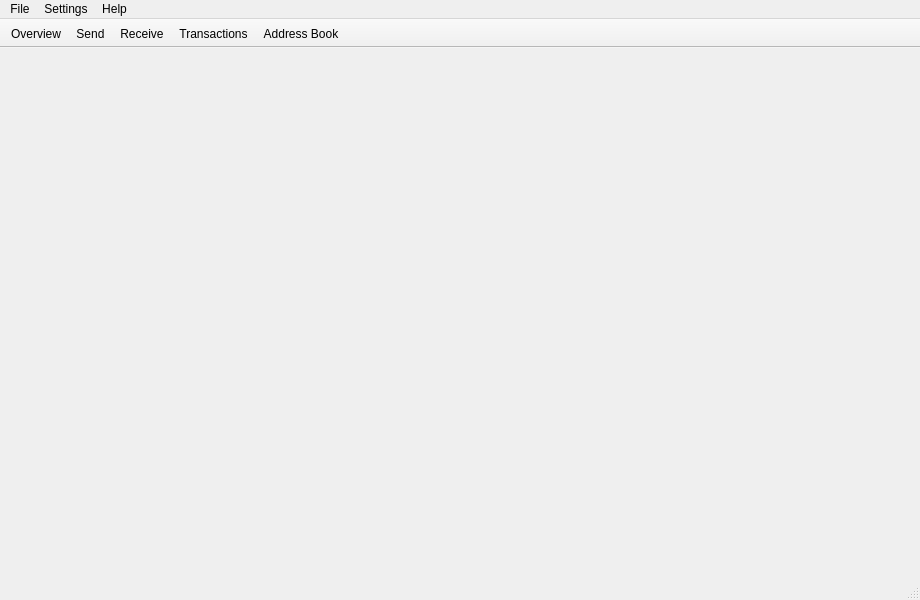
<?xml version="1.0" encoding="UTF-8"?>
<ui version="4.0">
 <class>MainWindow</class>
 <widget class="QMainWindow" name="MainWindow">
  <property name="geometry">
   <rect>
    <x>0</x>
    <y>0</y>
    <width>920</width>
    <height>600</height>
   </rect>
  </property>
  <property name="sizePolicy">
   <sizepolicy hsizetype="Preferred" vsizetype="Preferred">
    <horstretch>0</horstretch>
    <verstretch>0</verstretch>
   </sizepolicy>
  </property>
  <property name="minimumSize">
   <size>
    <width>0</width>
    <height>0</height>
   </size>
  </property>
  <property name="maximumSize">
   <size>
    <width>16777215</width>
    <height>16777215</height>
   </size>
  </property>
  <property name="windowTitle">
   <string>MainWindow</string>
  </property>
  <property name="windowIcon">
   <iconset resource="../../resources.qrc">
    <normaloff>:/images/cryptonote</normaloff>:/images/cryptonote</iconset>
  </property>
  <widget class="QWidget" name="centralwidget">
   <layout class="QHBoxLayout" name="horizontalLayout">
    <property name="spacing">
     <number>0</number>
    </property>
    <property name="leftMargin">
     <number>0</number>
    </property>
    <property name="topMargin">
     <number>0</number>
    </property>
    <property name="rightMargin">
     <number>0</number>
    </property>
    <property name="bottomMargin">
     <number>0</number>
    </property>
    <item>
     <widget class="WalletGui::OverviewFrame" name="m_overviewFrame">
      <property name="frameShape">
       <enum>QFrame::NoFrame</enum>
      </property>
      <property name="frameShadow">
       <enum>QFrame::Raised</enum>
      </property>
     </widget>
    </item>
    <item>
     <widget class="WalletGui::SendFrame" name="m_sendFrame">
      <property name="frameShape">
       <enum>QFrame::NoFrame</enum>
      </property>
      <property name="frameShadow">
       <enum>QFrame::Raised</enum>
      </property>
     </widget>
    </item>
    <item>
     <widget class="WalletGui::ReceiveFrame" name="m_receiveFrame">
      <property name="frameShape">
       <enum>QFrame::NoFrame</enum>
      </property>
      <property name="frameShadow">
       <enum>QFrame::Raised</enum>
      </property>
     </widget>
    </item>
    <item>
     <widget class="WalletGui::TransactionsFrame" name="m_transactionsFrame">
      <property name="frameShape">
       <enum>QFrame::NoFrame</enum>
      </property>
      <property name="frameShadow">
       <enum>QFrame::Raised</enum>
      </property>
     </widget>
    </item>
    <item>
     <widget class="WalletGui::AddressBookFrame" name="m_addressBookFrame">
      <property name="frameShape">
       <enum>QFrame::NoFrame</enum>
      </property>
      <property name="frameShadow">
       <enum>QFrame::Raised</enum>
      </property>
     </widget>
    </item>
   </layout>
  </widget>
  <widget class="QMenuBar" name="menubar">
   <property name="geometry">
    <rect>
     <x>0</x>
     <y>0</y>
     <width>920</width>
     <height>27</height>
    </rect>
   </property>
   <widget class="QMenu" name="menuFile">
    <property name="title">
     <string>File</string>
    </property>
    <addaction name="m_createWalletAction"/>
    <addaction name="m_openWalletAction"/>
    <addaction name="m_backupWalletAction"/>
    <addaction name="m_exitAction"/>
   </widget>
   <widget class="QMenu" name="menuSettings">
    <property name="title">
     <string>Settings</string>
    </property>
    <addaction name="m_encryptWalletAction"/>
    <addaction name="m_changePasswordAction"/>
    <addaction name="separator"/>
    <addaction name="m_startOnLoginAction"/>
    <addaction name="m_minimizeToTrayAction"/>
    <addaction name="m_closeToTrayAction"/>
   </widget>
   <widget class="QMenu" name="menuHelp">
    <property name="title">
     <string>Help</string>
    </property>
    <addaction name="m_aboutCryptonoteAction"/>
    <addaction name="m_aboutQtAction"/>
   </widget>
   <addaction name="menuFile"/>
   <addaction name="menuSettings"/>
   <addaction name="menuHelp"/>
  </widget>
  <widget class="QToolBar" name="toolBar">
   <property name="windowTitle">
    <string>toolBar</string>
   </property>
   <property name="movable">
    <bool>false</bool>
   </property>
   <property name="toolButtonStyle">
    <enum>Qt::ToolButtonTextBesideIcon</enum>
   </property>
   <attribute name="toolBarArea">
    <enum>TopToolBarArea</enum>
   </attribute>
   <attribute name="toolBarBreak">
    <bool>false</bool>
   </attribute>
   <addaction name="m_overviewAction"/>
   <addaction name="m_sendAction"/>
   <addaction name="m_receiveAction"/>
   <addaction name="m_transactionsAction"/>
   <addaction name="m_addressBookAction"/>
  </widget>
  <widget class="QStatusBar" name="statusBar"/>
  <action name="m_overviewAction">
   <property name="checkable">
    <bool>true</bool>
   </property>
   <property name="enabled">
    <bool>true</bool>
   </property>
   <property name="icon">
    <iconset resource="../../resources.qrc">
     <normaloff>:/icons/overview</normaloff>:/icons/overview</iconset>
   </property>
   <property name="text">
    <string>Overview</string>
   </property>
  </action>
  <action name="m_sendAction">
   <property name="checkable">
    <bool>true</bool>
   </property>
   <property name="enabled">
    <bool>true</bool>
   </property>
   <property name="icon">
    <iconset resource="../../resources.qrc">
     <normaloff>:/icons/send</normaloff>:/icons/send</iconset>
   </property>
   <property name="text">
    <string>Send</string>
   </property>
  </action>
  <action name="m_receiveAction">
   <property name="checkable">
    <bool>true</bool>
   </property>
   <property name="enabled">
    <bool>true</bool>
   </property>
   <property name="icon">
    <iconset resource="../../resources.qrc">
     <normaloff>:/icons/receive</normaloff>:/icons/receive</iconset>
   </property>
   <property name="text">
    <string>Receive</string>
   </property>
  </action>
  <action name="m_transactionsAction">
   <property name="checkable">
    <bool>true</bool>
   </property>
   <property name="enabled">
    <bool>true</bool>
   </property>
   <property name="icon">
    <iconset resource="../../resources.qrc">
     <normaloff>:/icons/transactions</normaloff>:/icons/transactions</iconset>
   </property>
   <property name="text">
    <string>Transactions</string>
   </property>
  </action>
  <action name="m_exitAction">
   <property name="enabled">
    <bool>true</bool>
   </property>
   <property name="text">
    <string>Exit</string>
   </property>
   <property name="shortcut">
    <string>Ctrl+Q</string>
   </property>
  </action>
  <action name="m_addressBookAction">
   <property name="checkable">
    <bool>true</bool>
   </property>
   <property name="enabled">
    <bool>true</bool>
   </property>
   <property name="icon">
    <iconset resource="../../resources.qrc">
     <normaloff>:/icons/address-book</normaloff>:/icons/address-book</iconset>
   </property>
   <property name="text">
    <string>Address Book</string>
   </property>
  </action>
  <action name="m_createWalletAction">
   <property name="enabled">
    <bool>true</bool>
   </property>
   <property name="text">
    <string>Create wallet</string>
   </property>
  </action>
  <action name="m_openWalletAction">
   <property name="enabled">
    <bool>true</bool>
   </property>
   <property name="text">
    <string>Open wallet</string>
   </property>
  </action>
  <action name="m_encryptWalletAction">
   <property name="enabled">
    <bool>true</bool>
   </property>
   <property name="text">
    <string>Encrypt wallet</string>
   </property>
  </action>
  <action name="m_changePasswordAction">
   <property name="enabled">
    <bool>true</bool>
   </property>
   <property name="text">
    <string>Change password</string>
   </property>
   <property name="toolTip">
    <string>Change password</string>
   </property>
  </action>
  <action name="m_aboutCryptonoteAction">
   <property name="enabled">
    <bool>true</bool>
   </property>
   <property name="text">
    <string>About</string>
   </property>
  </action>
  <action name="m_aboutQtAction">
   <property name="enabled">
    <bool>true</bool>
   </property>
   <property name="text">
    <string>About Qt</string>
   </property>
  </action>
  <action name="m_backupWalletAction">
   <property name="enabled">
    <bool>true</bool>
   </property>
   <property name="text">
    <string>Backup wallet</string>
   </property>
  </action>
  <action name="m_startOnLoginAction">
   <property name="checkable">
    <bool>true</bool>
   </property>
   <property name="text">
    <string>Start on system login</string>
   </property>
  </action>
  <action name="m_minimizeToTrayAction">
   <property name="checkable">
    <bool>true</bool>
   </property>
   <property name="text">
    <string>Minimize to tray</string>
   </property>
  </action>
  <action name="m_closeToTrayAction">
   <property name="checkable">
    <bool>true</bool>
   </property>
   <property name="text">
    <string>Close to tray</string>
   </property>
  </action>
 </widget>
 <customwidgets>
  <customwidget>
   <class>WalletGui::OverviewFrame</class>
   <extends>QFrame</extends>
   <header>gui/OverviewFrame.h</header>
   <container>1</container>
  </customwidget>
  <customwidget>
   <class>WalletGui::SendFrame</class>
   <extends>QFrame</extends>
   <header>gui/SendFrame.h</header>
   <container>1</container>
  </customwidget>
  <customwidget>
   <class>WalletGui::ReceiveFrame</class>
   <extends>QFrame</extends>
   <header>gui/ReceiveFrame.h</header>
   <container>1</container>
  </customwidget>
  <customwidget>
   <class>WalletGui::TransactionsFrame</class>
   <extends>QFrame</extends>
   <header>gui/TransactionsFrame.h</header>
   <container>1</container>
  </customwidget>
  <customwidget>
   <class>WalletGui::AddressBookFrame</class>
   <extends>QFrame</extends>
   <header>gui/AddressBookFrame.h</header>
   <container>1</container>
  </customwidget>
 </customwidgets>
 <resources>
  <include location="../../resources.qrc"/>
 </resources>
 <connections>
  <connection>
   <sender>m_overviewAction</sender>
   <signal>toggled(bool)</signal>
   <receiver>m_overviewFrame</receiver>
   <slot>setVisible(bool)</slot>
   <hints>
    <hint type="sourcelabel">
     <x>-1</x>
     <y>-1</y>
    </hint>
    <hint type="destinationlabel">
     <x>112</x>
     <y>333</y>
    </hint>
   </hints>
  </connection>
  <connection>
   <sender>m_sendAction</sender>
   <signal>toggled(bool)</signal>
   <receiver>m_sendFrame</receiver>
   <slot>setVisible(bool)</slot>
   <hints>
    <hint type="sourcelabel">
     <x>-1</x>
     <y>-1</y>
    </hint>
    <hint type="destinationlabel">
     <x>337</x>
     <y>333</y>
    </hint>
   </hints>
  </connection>
  <connection>
   <sender>m_receiveAction</sender>
   <signal>toggled(bool)</signal>
   <receiver>m_receiveFrame</receiver>
   <slot>setVisible(bool)</slot>
   <hints>
    <hint type="sourcelabel">
     <x>-1</x>
     <y>-1</y>
    </hint>
    <hint type="destinationlabel">
     <x>562</x>
     <y>333</y>
    </hint>
   </hints>
  </connection>
  <connection>
   <sender>m_transactionsAction</sender>
   <signal>toggled(bool)</signal>
   <receiver>m_transactionsFrame</receiver>
   <slot>setVisible(bool)</slot>
   <hints>
    <hint type="sourcelabel">
     <x>-1</x>
     <y>-1</y>
    </hint>
    <hint type="destinationlabel">
     <x>787</x>
     <y>333</y>
    </hint>
   </hints>
  </connection>
  <connection>
   <sender>m_addressBookAction</sender>
   <signal>toggled(bool)</signal>
   <receiver>m_addressBookFrame</receiver>
   <slot>setVisible(bool)</slot>
   <hints>
    <hint type="sourcelabel">
     <x>-1</x>
     <y>-1</y>
    </hint>
    <hint type="destinationlabel">
     <x>809</x>
     <y>320</y>
    </hint>
   </hints>
  </connection>
  <connection>
   <sender>m_createWalletAction</sender>
   <signal>triggered()</signal>
   <receiver>MainWindow</receiver>
   <slot>createWallet()</slot>
   <hints>
    <hint type="sourcelabel">
     <x>-1</x>
     <y>-1</y>
    </hint>
    <hint type="destinationlabel">
     <x>449</x>
     <y>299</y>
    </hint>
   </hints>
  </connection>
  <connection>
   <sender>m_openWalletAction</sender>
   <signal>triggered()</signal>
   <receiver>MainWindow</receiver>
   <slot>openWallet()</slot>
   <hints>
    <hint type="sourcelabel">
     <x>-1</x>
     <y>-1</y>
    </hint>
    <hint type="destinationlabel">
     <x>449</x>
     <y>299</y>
    </hint>
   </hints>
  </connection>
  <connection>
   <sender>m_encryptWalletAction</sender>
   <signal>triggered()</signal>
   <receiver>MainWindow</receiver>
   <slot>encryptWallet()</slot>
   <hints>
    <hint type="sourcelabel">
     <x>-1</x>
     <y>-1</y>
    </hint>
    <hint type="destinationlabel">
     <x>449</x>
     <y>299</y>
    </hint>
   </hints>
  </connection>
  <connection>
   <sender>m_changePasswordAction</sender>
   <signal>triggered()</signal>
   <receiver>MainWindow</receiver>
   <slot>encryptWallet()</slot>
   <hints>
    <hint type="sourcelabel">
     <x>-1</x>
     <y>-1</y>
    </hint>
    <hint type="destinationlabel">
     <x>449</x>
     <y>299</y>
    </hint>
   </hints>
  </connection>
  <connection>
   <sender>m_aboutQtAction</sender>
   <signal>triggered()</signal>
   <receiver>MainWindow</receiver>
   <slot>aboutQt()</slot>
   <hints>
    <hint type="sourcelabel">
     <x>-1</x>
     <y>-1</y>
    </hint>
    <hint type="destinationlabel">
     <x>449</x>
     <y>299</y>
    </hint>
   </hints>
  </connection>
  <connection>
   <sender>m_backupWalletAction</sender>
   <signal>triggered()</signal>
   <receiver>MainWindow</receiver>
   <slot>backupWallet()</slot>
   <hints>
    <hint type="sourcelabel">
     <x>-1</x>
     <y>-1</y>
    </hint>
    <hint type="destinationlabel">
     <x>449</x>
     <y>299</y>
    </hint>
   </hints>
  </connection>
  <connection>
   <sender>m_aboutCryptonoteAction</sender>
   <signal>triggered()</signal>
   <receiver>MainWindow</receiver>
   <slot>about()</slot>
   <hints>
    <hint type="sourcelabel">
     <x>-1</x>
     <y>-1</y>
    </hint>
    <hint type="destinationlabel">
     <x>459</x>
     <y>299</y>
    </hint>
   </hints>
  </connection>
  <connection>
   <sender>m_startOnLoginAction</sender>
   <signal>triggered(bool)</signal>
   <receiver>MainWindow</receiver>
   <slot>setStartOnLogin(bool)</slot>
   <hints>
    <hint type="sourcelabel">
     <x>-1</x>
     <y>-1</y>
    </hint>
    <hint type="destinationlabel">
     <x>459</x>
     <y>299</y>
    </hint>
   </hints>
  </connection>
  <connection>
   <sender>m_minimizeToTrayAction</sender>
   <signal>triggered(bool)</signal>
   <receiver>MainWindow</receiver>
   <slot>setMinimizeToTray(bool)</slot>
   <hints>
    <hint type="sourcelabel">
     <x>-1</x>
     <y>-1</y>
    </hint>
    <hint type="destinationlabel">
     <x>459</x>
     <y>299</y>
    </hint>
   </hints>
  </connection>
  <connection>
   <sender>m_closeToTrayAction</sender>
   <signal>triggered(bool)</signal>
   <receiver>MainWindow</receiver>
   <slot>setCloseToTray(bool)</slot>
   <hints>
    <hint type="sourcelabel">
     <x>-1</x>
     <y>-1</y>
    </hint>
    <hint type="destinationlabel">
     <x>459</x>
     <y>299</y>
    </hint>
   </hints>
  </connection>
 </connections>
 <slots>
  <slot>createWallet()</slot>
  <slot>openWallet()</slot>
  <slot>encryptWallet()</slot>
  <slot>aboutQt()</slot>
  <slot>backupWallet()</slot>
  <slot>about()</slot>
  <slot>setStartOnLogin(bool)</slot>
  <slot>setMinimizeToTray(bool)</slot>
  <slot>setCloseToTray(bool)</slot>
 </slots>
</ui>
